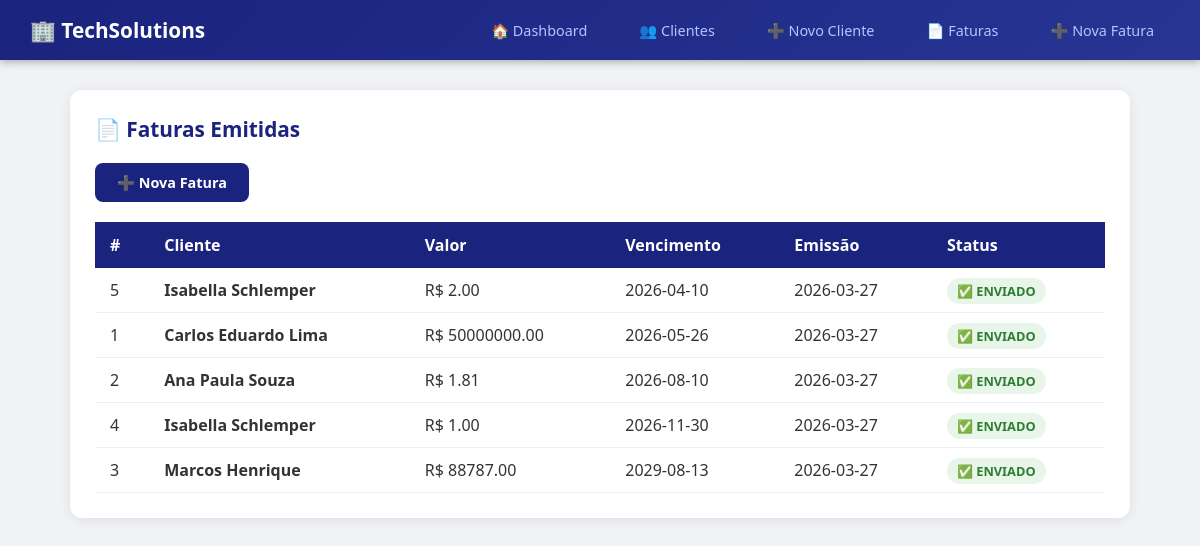
The page /faturas on the database as committed earlier.
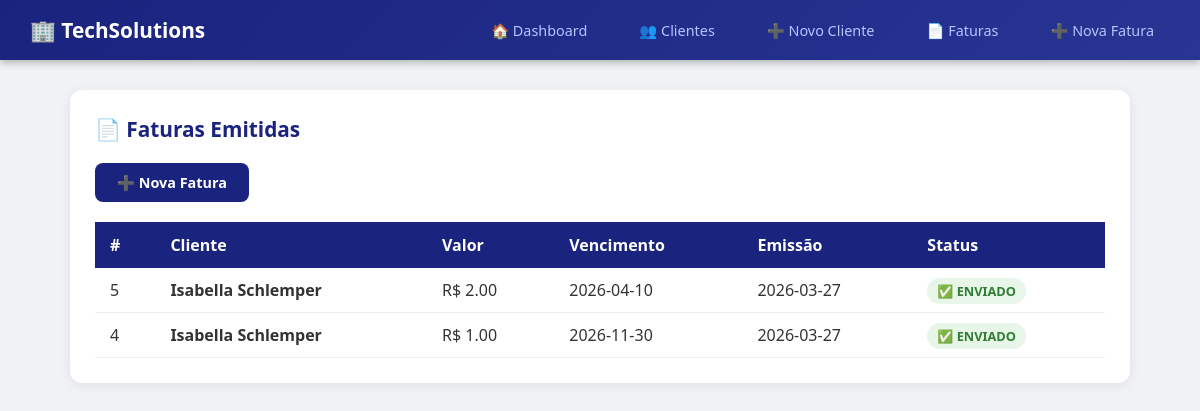
The same page on the database as committed later.
### tables this page shows
CREATE TABLE faturas (
            id              INTEGER PRIMARY KEY AUTOINCREMENT,
            cliente_id      INTEGER NOT NULL,
            valor           REAL    NOT NULL,
            data_vencimento TEXT    NOT NULL,
            status          TEXT    DEFAULT 'pendente',
            data_emissao    TEXT    DEFAULT (date('now')),
            FOREIGN KEY (cliente_id) REFERENCES clientes(id)
        );

CREATE TABLE clientes (
            id            INTEGER PRIMARY KEY AUTOINCREMENT,
            nome          TEXT    NOT NULL,
            email         TEXT    NOT NULL,
            telefone      TEXT    NOT NULL,
            endereco      TEXT,
            data_cadastro TEXT    DEFAULT (date('now'))
        );

### app.py (the view)
@app.route("/faturas")
def listar_faturas():
    conn = conectar()
    cur  = conn.cursor()
    cur.execute("""
        SELECT f.id, c.nome, c.email, c.telefone,
               f.valor, f.data_vencimento, f.status, f.data_emissao
        FROM faturas f
        JOIN clientes c ON f.cliente_id = c.id
        ORDER BY f.data_vencimento
    """)
    faturas = cur.fetchall()
    conn.close()
    return render_template("faturas.html", faturas=faturas)

### database.py (called while the page is built)
def conectar():
    conn = sqlite3.connect(DB_PATH)
    conn.row_factory = sqlite3.Row
    return conn

### templates/faturas.html (shortened to what this page needs)
{% extends "base.html" %}
{% block conteudo %}
<div class="card">
    <h2>📄 Faturas Emitidas</h2>
    <a href="/faturas/nova" class="btn btn-primary" style="margin-bottom:20px;display:inline-block;">
        ➕ Nova Fatura
    </a>
    {% if faturas %}
    <table>
        <thead>
            <tr><th>#</th><th>Cliente</th><th>Valor</th><th>Vencimento</th><th>Emissão</th><th>Status</th></tr>
        </thead>
        <tbody>
            {% for f in faturas %}
            <tr>
                <td>{{ f['id'] }}</td>
                <td><strong>{{ f['nome'] }}</strong></td>
                <td>R$ {{ "%.2f"|format(f['valor']) }}</td>
                <td>{{ f['data_vencimento'] }}</td>
                <td>{{ f['data_emissao'] }}</td>
                <td>
                    <span class="badge badge-{{ f['status'] }}">
                        {% if f['status'] == 'pendente' %}⏳
                        {% elif f['status'] == 'enviado' %}✅
                        {% else %}❌{% endif %}
                        {{ f['status'].upper() }}
                    </span>
                </td>
            </tr>
            {% endfor %}
        </tbody>
    </table>
    {% else %}
    <p style="color:#888;text-align:center;padding:30px;">
        Nenhuma fatura ainda. <a href="/faturas/nova">Emita a primeira!</a>
    </p>
    {% endif %}
</div>
{% endblock %}

Rows that differ between the two databases and show on the page:
removed faturas: id "1", nome "Carlos Eduardo Lima", valor "50000000.00", data_vencimento "2026-05-26", data_emissao "2026-03-27", status "ENVIADO"
removed faturas: id "2", nome "Ana Paula Souza", valor "1.81", data_vencimento "2026-08-10", data_emissao "2026-03-27", status "ENVIADO"
removed faturas: id "3", nome "Marcos Henrique", valor "88787.00", data_vencimento "2029-08-13", data_emissao "2026-03-27", status "ENVIADO"
